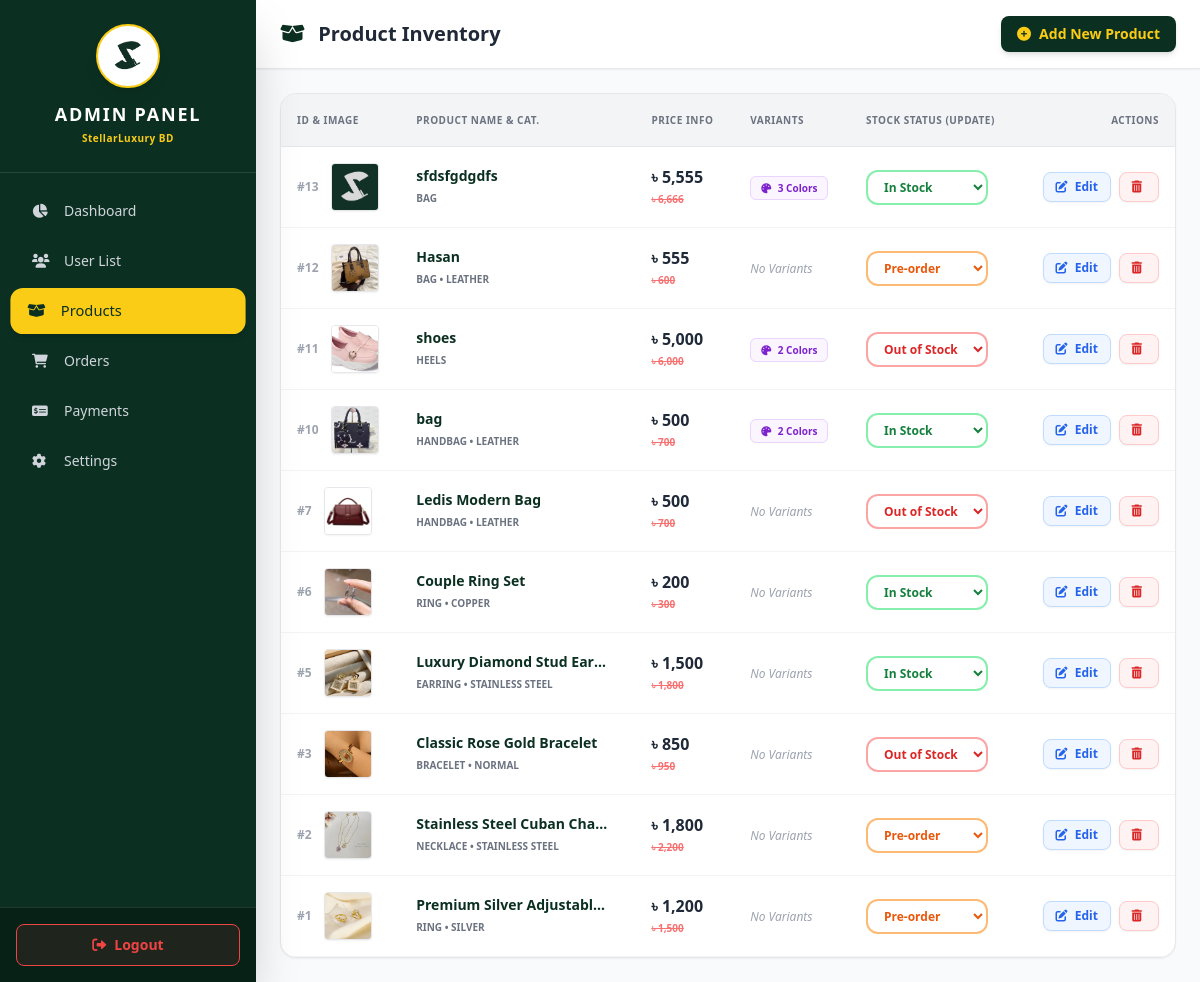
Screenshot of /admin/products.php (signed in) with the database file from the repository.
### tables this page shows
CREATE TABLE `products` (
  `id` int(11) NOT NULL,
  `name` varchar(255) NOT NULL,
  `category` varchar(100) NOT NULL,
  `material` varchar(100) NOT NULL,
  `price` decimal(10,2) NOT NULL,
  `old_price` decimal(10,2) DEFAULT NULL,
  `stock_status` varchar(50) NOT NULL,
  `image` varchar(255) NOT NULL,
  `video` varchar(255) DEFAULT NULL,
  `image2` varchar(255) DEFAULT NULL,
  `image3` varchar(255) DEFAULT NULL,
  `image4` varchar(255) DEFAULT NULL,
  `image5` varchar(255) DEFAULT NULL,
  `image6` varchar(255) DEFAULT NULL,
  `image7` varchar(255) DEFAULT NULL,
  `image8` varchar(255) DEFAULT NULL,
  `description` text NOT NULL
);

### admin/products.php (the view, shortened to what this page needs)
<?php
include '../db.php';
?>
<!DOCTYPE html>
<html lang="en">
<head>
    <script src="https://cdn.tailwindcss.com"></script>
    <link rel="stylesheet" href="https://cdnjs.cloudflare.com/ajax/libs/font-awesome/6.0.0/css/all.min.css">
</head>
<body class="bg-gray-50 flex flex-col md:flex-row h-screen overflow-hidden text-sm font-sans">
    <aside id="sidebar" class="fixed inset-y-0 left-0 w-64 bg-[#0B3022] text-white flex flex-col shadow-2xl z-50 transform -translate-x-full transition-transform duration-300 md:relative md:translate-x-0 h-full">
        <div class="p-6 border-b border-white/10 text-center mt-6 md:mt-0">
            <div class="w-16 h-16 mx-auto flex items-center justify-center mb-3 bg-white rounded-full border-2 border-[#facc15] shadow-lg p-1">
                <img src="../images/logo.png" onerror="this.style.display='none'; this.nextElementSibling.style.display='block';" alt="Logo" class="w-full h-full object-contain rounded-full">
            </div>
            <h2 class="text-lg font-extrabold tracking-widest uppercase">Admin Panel</h2>
            <p class="text-[10px] text-[#facc15] font-bold tracking-wider">StellarLuxury BD</p>
        </div>
        <nav class="flex-1 px-4 py-4 space-y-1.5 overflow-y-auto custom-scrollbar">
            <?php $page = basename($_SERVER['PHP_SELF']); ?>
            <a href="index.php" class="flex items-center gap-3 px-4 py-3 rounded-xl transition font-medium <?php echo $page == 'index.php' ? 'bg-[#facc15] text-[#0B3022] font-bold shadow-md transform scale-105' : 'text-gray-300 hover:bg-white/10 hover:text-white'; ?>"><i class="fas fa-chart-pie w-5"></i> Dashboard</a>
            <a href="users.php" class="flex items-center gap-3 px-4 py-3 rounded-xl transition font-medium <?php echo ($page == 'users.php' || $page == 'user_view.php') ? 'bg-[#facc15] text-[#0B3022] font-bold shadow-md transform scale-105' : 'text-gray-300 hover:bg-white/10 hover:text-white'; ?>"><i class="fas fa-users w-5"></i> User List</a>
            <a href="products.php" class="flex items-center gap-3 px-4 py-3 rounded-xl transition font-medium <?php echo ($page == 'products.php' || $page == 'add_variant_product.php') ? 'bg-[#facc15] text-[#0B3022] font-bold shadow-md transform scale-105' : 'text-gray-300 hover:bg-white/10 hover:text-white'; ?>"><i class="fas fa-box-open w-5"></i> Products</a>
            <a href="orders.php" class="flex items-center gap-3 px-4 py-3 rounded-xl transition font-medium <?php echo $page == 'orders.php' ? 'bg-[#facc15] text-[#0B3022] font-bold shadow-md transform scale-105' : 'text-gray-300 hover:bg-white/10 hover:text-white'; ?>"><i class="fas fa-shopping-cart w-5"></i> Orders</a>
            <a href="payment_requests.php" class="flex items-center gap-3 px-4 py-3 rounded-xl transition font-medium <?php echo $page == 'payment_requests.php' ? 'bg-[#facc15] text-[#0B3022] font-bold shadow-md transform scale-105' : 'text-gray-300 hover:bg-white/10 hover:text-white'; ?>"><i class="fas fa-money-check-alt w-5"></i> Payments</a>
            <a href="settings.php" class="flex items-center gap-3 px-4 py-3 rounded-xl transition font-medium <?php echo $page == 'settings.php' ? 'bg-[#facc15] text-[#0B3022] font-bold shadow-md transform scale-105' : 'text-gray-300 hover:bg-white/10 hover:text-white'; ?>"><i class="fas fa-cog w-5"></i> Settings</a>
        </nav>
        <div class="p-4 border-t border-white/10 bg-[#072117]">
            <a href="logout.php" class="flex items-center justify-center gap-2 w-full px-4 py-2.5 bg-red-500/10 border border-red-500 hover:bg-red-500 text-red-500 hover:text-white font-bold rounded-lg transition"><i class="fas fa-sign-out-alt"></i> Logout</a>
        </div>
    </aside>
    <main class="flex-1 flex flex-col h-full overflow-hidden relative">
        <header class="bg-white shadow-sm border-b border-gray-200 px-4 md:px-6 py-4 flex justify-between items-center z-10">
            <h1 class="text-lg md:text-xl font-extrabold text-gray-800">
                <i class="fas fa-box-open text-[#0B3022] mr-2"></i> Product Inventory
            </h1>
            <a href="add_variant_product.php" class="bg-[#0B3022] text-[#facc15] px-4 py-2 rounded-lg font-extrabold hover:bg-[#072117] transition shadow-md flex items-center gap-2 text-xs md:text-sm">
                <i class="fas fa-plus-circle"></i> Add New Product
            </a>
        </header>
        <div class="flex-1 overflow-y-auto p-4 md:p-6 custom-scrollbar pb-24 md:pb-6">
            <div class="bg-white rounded-2xl shadow-sm border border-gray-200 overflow-hidden">
                <div class="overflow-x-auto custom-scrollbar">
                    <table class="w-full text-left border-collapse min-w-[850px] whitespace-nowrap">
                        <thead class="bg-gray-100 text-gray-500 uppercase text-[10px] font-extrabold tracking-wider">
                            <tr>
                                <th class="p-4 border-b">ID & Image</th>
                                <th class="p-4 border-b">Product Name & Cat.</th>
                                <th class="p-4 border-b">Price Info</th>
                                <th class="p-4 border-b">Variants</th>
                                <th class="p-4 border-b">Stock Status (Update)</th>
                                <th class="p-4 border-b text-right">Actions</th>
                            </tr>
                        </thead>
                        <tbody class="text-gray-700">
                            <?php
                            $products_query = $conn->query("SELECT * FROM products ORDER BY id DESC");
                            if($products_query->num_rows > 0):
                                while($row = $products_query->fetch_assoc()):
                                    $p_id = $row['id'];
                                    $var_count = $conn->query("SELECT COUNT(*) as cnt FROM product_color_variants WHERE product_id = $p_id")->fetch_assoc()['cnt'];
                                    $current_status = strtolower(trim($row['stock_status']));
                            ?>
                            <tr class="hover:bg-gray-50 border-b border-gray-100 transition">
                                <td class="p-4">
                                    <div class="flex items-center gap-3">
                                        <span class="text-xs font-black text-gray-400">#<?php echo $p_id; ?></span>
                                        <img src="../<?php echo !empty($row['image']) ? $row['image'] : 'images/placeholder.jpg'; ?>" class="w-12 h-12 rounded object-cover border shadow-sm">
                                    </div>
                                </td>
                                <td class="p-4">
                                    <p class="font-extrabold text-[#0B3022] text-sm truncate w-48"><?php echo htmlspecialchars($row['name']); ?></p>
                                    <p class="text-[10px] font-bold text-gray-500 uppercase mt-0.5"><?php echo htmlspecialchars($row['category']); ?> <?php echo !empty($row['material']) ? '• '.$row['material'] : ''; ?></p>
                                </td>
                                <td class="p-4">
                                    <p class="font-black text-gray-800 text-base">৳ <?php echo number_format($row['price']); ?></p>
                                    <?php if($row['old_price'] > 0): ?>
                                    <p class="text-[10px] text-red-400 font-bold line-through">৳ <?php echo number_format($row['old_price']); ?></p>
                                    <?php endif; ?>
                                </td>
                                <td class="p-4">
                                    <?php if($var_count > 0): ?>
                                        <span class="bg-purple-50 text-purple-700 border border-purple-200 px-2.5 py-1 rounded-md text-[10px] font-extrabold"><i class="fas fa-palette mr-1"></i> <?php echo $var_count; ?> Colors</span>
                                    <?php else: ?>
                                        <span class="text-gray-400 text-xs italic">No Variants</span>
                                    <?php endif; ?>
                                </td>
                                <td class="p-4">
                                    <form action="products.php" method="POST" class="inline-flex items-center">
                                        <select name="stock_status" onchange="this.form.submit()" class="bg-white border-2 <?php echo in_array($current_status, ['out of stock', 'not available']) ? 'border-red-300 text-red-600 bg-red-50' : (in_array($current_status, ['pre-order', 'preorder']) ? 'border-orange-300 text-orange-600 bg-orange-50' : 'border-green-300 text-green-700 bg-green-50'); ?> font-bold text-xs rounded-xl px-3 py-1.5 focus:outline-none shadow-xs cursor-pointer transition">
                                            <option value="In Stock" <?php echo !in_array($current_status, ['out of stock', 'not available', 'pre-order', 'preorder']) ? 'selected' : ''; ?>>In Stock</option>
                                            <option value="Out of Stock" <?php echo in_array($current_status, ['out of stock', 'not available']) ? 'selected' : ''; ?>>Out of Stock</option>
                                            <option value="Pre-order" <?php echo in_array($current_status, ['pre-order', 'preorder']) ? 'selected' : ''; ?>>Pre-order</option>
                                        </select>
                                    </form>
                                </td>
                                <td class="p-4 text-right">
                                    <a href="add_variant_product.php?edit=<?php echo $p_id; ?>" class="inline-block bg-blue-50 text-blue-600 border border-blue-200 px-3 py-1.5 rounded-lg text-xs font-bold hover:bg-blue-600 hover:text-white transition shadow-sm mr-1">
                                        <i class="fas fa-edit mr-1"></i> Edit
                                    </a>
                                    <a href="?delete=<?php echo $p_id; ?>" onclick="return confirm('Are you sure you want to delete this product?');" class="inline-block bg-red-50 text-red-600 border border-red-200 px-3 py-1.5 rounded-lg text-xs font-bold hover:bg-red-600 hover:text-white transition shadow-sm">
                                        <i class="fas fa-trash-alt mr-1"></i>
                                    </a>
                                </td>
                            </tr>
                            <?php endwhile; else: ?>
                            <tr><td colspan="6" class="p-10 text-center text-gray-400 font-bold"><i class="fas fa-box-open text-3xl mb-3 block opacity-50"></i> No products found.</td></tr>
                            <?php endif; ?>
                        </tbody>
                    </table>
                </div>
            </div>
        </div>
    </main>
</body>
</html>

### rows the page displays
products: id "13", image (picture), name "sfdsfgdgdfs", category "BAG", price "5,555", old_price "6,666", var_count "3", stock_status "In Stock"
products: id "12", image (picture), name "Hasan", category "BAG", material "LEATHER", price "555", old_price "600", shows "No Variants", stock_status "Pre-order"
products: id "11", image (picture), name "shoes", category "HEELS", price "5,000", old_price "6,000", var_count "2", stock_status "Out of Stock"
products: id "10", image (picture), name "bag", category "HANDBAG", material "LEATHER", price "500", old_price "700", var_count "2", stock_status "In Stock"
products: id "7", image (picture), name "Ledis Modern Bag", category "HANDBAG", material "LEATHER", price "500", old_price "700", shows "No Variants", stock_status "Out of Stock"
products: id "6", image (picture), name "Couple Ring Set", category "RING", material "COPPER", price "200", old_price "300", shows "No Variants", stock_status "In Stock"
products: id "5", image (picture), name "Luxury Diamond Stud Ear…", category "EARRING", material "STAINLESS STEEL", price "1,500", old_price "1,800", shows "No Variants", stock_status "In Stock"
products: id "3", image (picture), name "Classic Rose Gold Bracelet", category "BRACELET", material "NORMAL", price "850", old_price "950", shows "No Variants", stock_status "Out of Stock"
products: id "2", image (picture), name "Stainless Steel Cuban Cha…", category "NECKLACE", material "STAINLESS STEEL", price "1,800", old_price "2,200", shows "No Variants", stock_status "Pre-order"
products: id "1", image (picture), name "Premium Silver Adjustabl…", category "RING", material "SILVER", price "1,200", old_price "1,500", shows "No Variants", stock_status "Pre-order"
